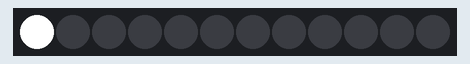
This sketch was run on a simulated Arduino Uno, built with avr-gcc and run on an emulated ATmega328P. Parts: 12 RGB LEDs in strip order, left to right. Dim RGB values are drawn brighter than linear; random numbers use the default seed unless the sketch sets one.

Above: at 0.16 s.
At 4.83 s:
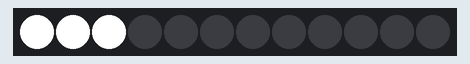
At 10.18 s:
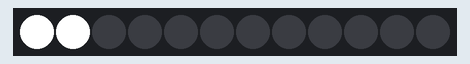
At 20.13 s:
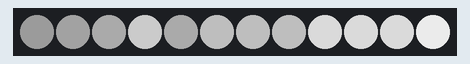
At 30.22 s:
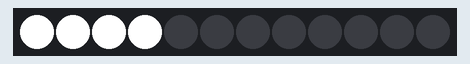
At 39.74 s:
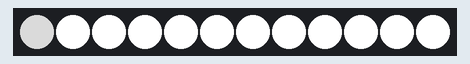

The sketch:

neopixel-strip-cylon-bounce.ino
```cpp
#include <Adafruit_NeoPixel.h>
#define PIN 6
#define NUM_LEDS 12
// Parameter 1 = number of pixels in strip
// Parameter 2 = pin number (most are valid)
// Parameter 3 = pixel type flags, add together as needed:
//   NEO_KHZ800  800 KHz bitstream (most NeoPixel products w/WS2812 LEDs)
//   NEO_KHZ400  400 KHz (classic 'v1' (not v2) FLORA pixels, WS2811 drivers)
//   NEO_GRB     Pixels are wired for GRB bitstream (most NeoPixel products)
//   NEO_RGB     Pixels are wired for RGB bitstream (v1 FLORA pixels, not v2)
Adafruit_NeoPixel strip = Adafruit_NeoPixel(NUM_LEDS, PIN, NEO_GRB + NEO_KHZ800);

void setup() {
  strip.begin();
  strip.show(); // Initialize all pixels to 'off'
}

// *** REPLACE FROM HERE ***
void loop() {
  meteorRain(0xff,0xff,0xff,10, 64, true, 30);
}

void meteorRain(byte red, byte green, byte blue, byte meteorSize, byte meteorTrailDecay, boolean meteorRandomDecay, int SpeedDelay) {
  setAll(0,0,0);

  for(int i = 0; i < NUM_LEDS+NUM_LEDS; i++) {


    // fade brightness all LEDs one step
    for(int j=0; j<NUM_LEDS; j++) {
      if( (!meteorRandomDecay) || (random(10)>5) ) {
        fadeToBlack(j, meteorTrailDecay );
      }
    }

    // draw meteor
    for(int j = 0; j < meteorSize; j++) {
      if( ( i-j <NUM_LEDS) && (i-j>=0) ) {
        setPixel(i-j, red, green, blue);
      }
    }

    showStrip();
    delay(SpeedDelay);
  }
}

void fadeToBlack(int ledNo, byte fadeValue) {
 #ifdef ADAFRUIT_NEOPIXEL_H
    // NeoPixel
    uint32_t oldColor;
    uint8_t r, g, b;
    int value;

    oldColor = strip.getPixelColor(ledNo);
    r = (oldColor & 0x00ff0000UL) >> 16;
    g = (oldColor & 0x0000ff00UL) >> 8;
    b = (oldColor & 0x000000ffUL);

    r=(r<=10)? 0 : (int) r-(r*fadeValue/256);
    g=(g<=10)? 0 : (int) g-(g*fadeValue/256);
    b=(b<=10)? 0 : (int) b-(b*fadeValue/256);

    strip.setPixelColor(ledNo, r,g,b);
 #endif
 #ifndef ADAFRUIT_NEOPIXEL_H
   // FastLED
   leds[ledNo].fadeToBlackBy( fadeValue );
 #endif
}
// *** REPLACE TO HERE ***

void showStrip() {
 #ifdef ADAFRUIT_NEOPIXEL_H
   // NeoPixel
   strip.show();
 #endif
 #ifndef ADAFRUIT_NEOPIXEL_H
   // FastLED
   FastLED.show();
 #endif
}

void setPixel(int Pixel, byte red, byte green, byte blue) {
 #ifdef ADAFRUIT_NEOPIXEL_H
   // NeoPixel
   strip.setPixelColor(Pixel, strip.Color(red, green, blue));
 #endif
 #ifndef ADAFRUIT_NEOPIXEL_H
   // FastLED
   leds[Pixel].r = red;
   leds[Pixel].g = green;
   leds[Pixel].b = blue;
 #endif
}

void setAll(byte red, byte green, byte blue) {
  for(int i = 0; i < NUM_LEDS; i++ ) {
    setPixel(i, red, green, blue);
  }
  showStrip();
}
```
